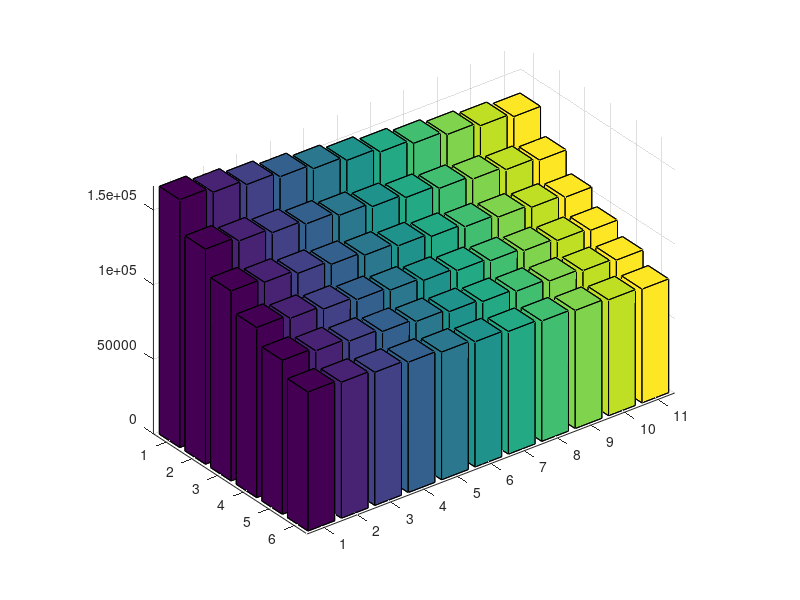

The MATLAB script that drew this image: (Note: this script raises an error after producing the figure.)
% 生成 T 和 Fn 的取值范围
T_values = 450:10:550; % 年份范围
Fn_values_N = linspace(450, 800, 6); % 体重（作用力）范围
Fn_values = round(Fn_values_N / 9.81); % 转换为 kg

k_vals = 0.05;  % 磨损系数
H      = 5e10;  % 硬度 [Pa]
V_measured = [0.00344070319919769, 0.00319007091714000, 0.00248152525640727, ...
    0.00173072545425254, 0.00146184367861409, 0.00200781611432773, ...
    0.00102799793499907, 0.000789410771073454, 0.000787570697464598, ...
    0.00142666029777259, 0.000914022931391297]; % 磨损体积 [m^3]
V_current = V_measured(1); % 当前选择的磨损体积

% 创建网格
[T_grid, Fn_grid] = meshgrid(T_values, Fn_values);

% 初始化每年使用频率的网格值
f_per_year_grid = zeros(size(T_grid));

% 根据每个 T 和 Fn 计算每年使用频率
for i = 1:length(T_values)
    for j = 1:length(Fn_values)
        T = T_values(i);
        Fn = Fn_values(j);

        % 根据磨损体积，计算总踩踏次数
        f_steps_current = (V_current * H) / (k_vals * Fn); 
        f_per_year_grid(j, i) = round(f_steps_current / T); % 每年使用频率并取整
    end
end

% 绘制三维柱状图
figure;

% 绘制柱状图
h = bar3(f_per_year_grid);

% 为每个柱设置颜色
for k = 1:length(h)
    z_data = h(k).ZData;
    h(k).CData = z_data; % 映射颜色
    h(k).FaceColor = 'interp'; % 设置为插值颜色
end

% 设置颜色映射
colormap('jet'); % 使用 'jet' 色图来映射值
colorbar; % 添加颜色条

% 设置图形标签和标题
xlabel('Years (T)');
ylabel('Weight Force (kg)');
zlabel('Footfalls per Year');
title(' Footfalls per Year');

% 设置横坐标具体的值
xticks(1:length(T_values));
xticklabels(arrayfun(@num2str, T_values, 'UniformOutput', false)); % 显示具体 T 值

% 设置纵坐标具体的值
yticks(1:length(Fn_values));
yticklabels(arrayfun(@num2str, Fn_values, 'UniformOutput', false)); % 显示具体 Fn 值

% % 设置颜色条范围并取整刻度
% c_min = ceil(min(f_per_year_grid(:))); % 取颜色条最小值向上取整
% c_max = floor(max(f_per_year_grid(:))); % 取颜色条最大值向下取整
% tick_values = c_min:round((c_max - c_min) / 5):c_max; % 生成均匀的整数刻度
% 
% colorbar('Ticks', tick_values, ...
%     'TickLabels', arrayfun(@num2str, tick_values, 'UniformOutput', false)); % 设置整数刻度标签

%%
% 生成 T 和 Fn 的取值范围
T_values = linspace(450, 550, 10); % 年份范围
Fn_values = linspace(600, 900, 6); % 体重（作用力）范围

k_vals = 0.05;  % 磨损系数
H      = 5e10;  % 硬度 [Pa]
V_measured = [0.00344070319919769, 0.00319007091714000, 0.00248152525640727, ...
    0.00173072545425254, 0.00146184367861409, 0.00200781611432773, ...
    0.00102799793499907, 0.000789410771073454, 0.000787570697464598, ...
    0.00142666029777259, 0.000914022931391297]; % 磨损体积 [m^3]
V_current = V_measured(1); % 当前选择的磨损体积

% 创建网格
[T_grid, Fn_grid] = meshgrid(T_values, Fn_values);

% 初始化每年使用频率的网格值
f_per_year_grid = zeros(size(T_grid));

% 根据每个 T 和 Fn 计算每年使用频率
for i = 1:length(T_values)
    for j = 1:length(Fn_values)
        T = T_values(i);
        Fn = Fn_values(j);

        % 根据磨损体积，计算总踩踏次数
        f_steps_current = (V_current * H) / (k_vals * Fn); 
        f_per_year_grid(j, i) = round(f_steps_current / T); % 每年使用频率并取整
    end
end

% 绘制三维柱状图
figure;

% 绘制柱状图
h = bar3(f_per_year_grid);

% 为每根柱子设置颜色
for k = 1:length(h)
    z_data = h(k).ZData;
    % 将每个柱子的颜色与对应的 Fn 值相关联
    % 使用 Fn 值来映射颜色
    % 获取柱子的 x 和 y 坐标，从而对应到 Fn 值
    Fn_idx = ceil(h(k).YData(1)); % 获取当前柱子对应的 Fn 值的索引
    color_map = jet(length(Fn_values)); % 使用 jet 色图
    h(k).CData = repmat(color_map(Fn_idx, :), size(z_data, 1), 1); % 根据 Fn 值映射颜色
    h(k).FaceColor = 'flat'; % 使用平面颜色
end

% 设置颜色映射
colormap('jet'); % 使用 'jet' 色图来映射值
colorbar; % 添加颜色条

% 设置图形标签和标题
xlabel('Years (T)');
ylabel('Weight Force (Fn)');
zlabel('Footfalls per Year');
title('Sensitivity Analysis: Footfalls per Year vs T and Fn');

% 设置横坐标具体的值
xticks(1:length(T_values));
xticklabels(arrayfun(@num2str, T_values, 'UniformOutput', false)); % 显示具体 T 值

% 设置纵坐标具体的值
yticks(1:length(Fn_values));
yticklabels(arrayfun(@num2str, Fn_values, 'UniformOutput', false)); % 显示具体 Fn 值

% 设置颜色条范围并取整刻度
c_min = ceil(min(f_per_year_grid(:))); % 取颜色条最小值向上取整
c_max = floor(max(f_per_year_grid(:))); % 取颜色条最大值向下取整
tick_values = c_min:round((c_max - c_min) / 5):c_max; % 生成均匀的整数刻度

colorbar('Ticks', tick_values, ...
    'TickLabels', arrayfun(@num2str, tick_values, 'UniformOutput', false)); % 设置整数刻度标签



